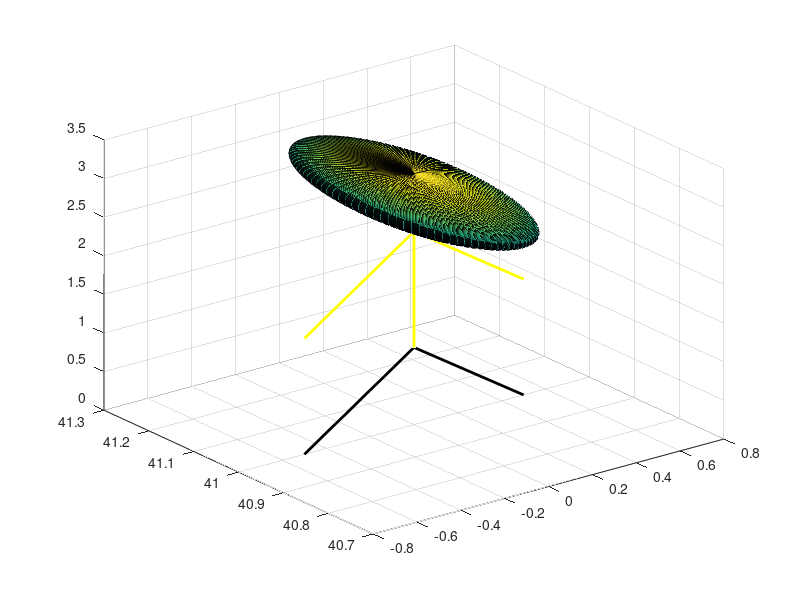

Write MATLAB code to recreate this figure.

% Position %
    referee.xPos = 0;
    referee.yPos = 41;
% Position %

% Face %
    r = 0.25;
    [X,Y,Z] = sphere(100);
    referee.face = surf(X * r + referee.xPos, Y * r + referee.yPos, Z * r + 3);
% Face %

% Body %
    xLine = [referee.xPos referee.xPos];
    yLine = [referee.yPos referee.yPos];
    zLine = [1 3]; 
    referee.body = line(xLine, yLine, zLine , 'color', 'y', 'linewidth', 2);
% Body %

% Legs %
    xLine = [referee.xPos referee.xPos+0.5];
    yLine = [referee.yPos referee.yPos];
    zLine = [1 0]; 
    referee.leg1 = line(xLine, yLine, zLine , 'color', [0, 0, 0], 'linewidth', 2);

    xLine = [referee.xPos referee.xPos-0.5];
    yLine = [referee.yPos referee.yPos];
    zLine = [1 0]; 
    referee.leg2 = line(xLine, yLine, zLine , 'color', [0, 0, 0], 'linewidth', 2);
% Legs %

% Arms %
    xLine = [referee.xPos referee.xPos+0.5];
    yLine = [referee.yPos referee.yPos];
    zLine = [2.5 1.5]; 
    referee.arm1 = line(xLine, yLine, zLine , 'color', 'y', 'linewidth', 2);

    xLine = [referee.xPos referee.xPos-0.5];
    yLine = [referee.yPos referee.yPos];
    zLine = [2.5 1.5]; 
    referee.arm2 = line(xLine, yLine, zLine , 'color', 'y', 'linewidth', 2);
% Arms %

